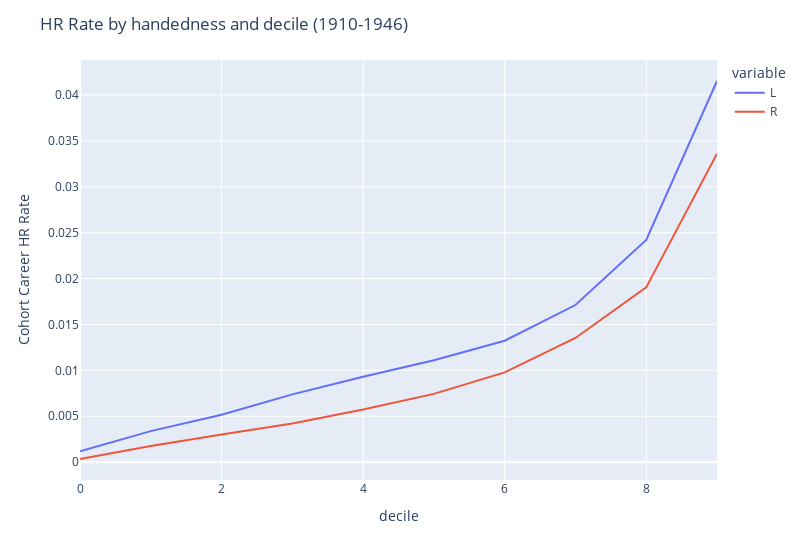
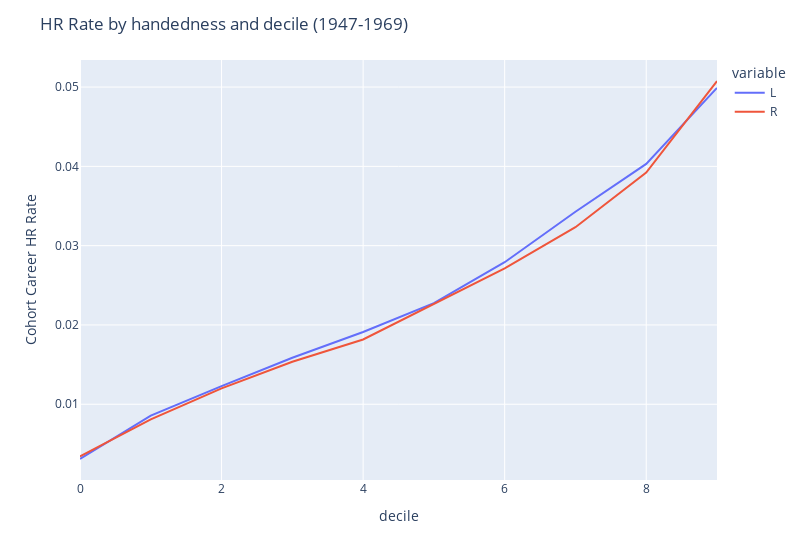

The code cell stored with these charts, in order, in its notebook:
### Code cell
for yrs in (range(1910, 1947), range(1947, 1970), range(1970, 2021)):
    comparison = compare_deciles(yrs)
    fig = px.line(comparison, labels={'value': f'Cohort Career {stat_name} Rate', 'index': 'decile'})
    fig.update_layout(width=800, title=f"{stat_name} Rate by handedness and decile ({yrs.start}-{yrs.stop-1})")
    fig.write_image(f'output/{stat_name}_rates_by_cohort_{yrs.start}-{yrs.stop-1}.png')
    fig.show()

### Figure 1 — Plotly figure (JSON) as saved in the notebook; plotly's stock layout.template omitted (floating-point values rounded to 4 significant figures)
{"data": [{"hovertemplate": "variable=L<br>decile=%{x}<br>Cohort Career HR Rate=%{y}<extra></extra>", "legendgroup": "L", "line": {"color": "#636efa", "dash": "solid"}, "mode": "lines", "name": "L", "orientation": "v", "showlegend": true, "type": "scatter", "x": [0, 1, 2, 3, 4, 5, 6, 7, 8, 9], "xaxis": "x", "y": [0.001186, 0.003381, 0.005173, 0.007385, 0.009303, 0.0111, 0.01323, 0.01712, 0.02422, 0.04153], "yaxis": "y"}, {"hovertemplate": "variable=R<br>decile=%{x}<br>Cohort Career HR Rate=%{y}<extra></extra>", "legendgroup": "R", "line": {"color": "#EF553B", "dash": "solid"}, "mode": "lines", "name": "R", "orientation": "v", "showlegend": true, "type": "scatter", "x": [0, 1, 2, 3, 4, 5, 6, 7, 8, 9], "xaxis": "x", "y": [0.0003447, 0.001755, 0.003006, 0.004214, 0.005735, 0.007442, 0.009776, 0.01353, 0.01905, 0.03361], "yaxis": "y"}], "layout": {"legend": {"title": {"text": "variable"}, "tracegroupgap": 0}, "margin": {"t": 60}, "title": {"text": "HR Rate by handedness and decile (1910-1946)"}, "width": 800, "xaxis": {"anchor": "y", "domain": [0, 1], "title": {"text": "decile"}}, "yaxis": {"anchor": "x", "domain": [0, 1], "title": {"text": "Cohort Career HR Rate"}}}}

### Figure 2 — Plotly figure (JSON) as saved in the notebook; plotly's stock layout.template omitted (floating-point values rounded to 4 significant figures)
{"data": [{"hovertemplate": "variable=L<br>decile=%{x}<br>Cohort Career HR Rate=%{y}<extra></extra>", "legendgroup": "L", "line": {"color": "#636efa", "dash": "solid"}, "mode": "lines", "name": "L", "orientation": "v", "showlegend": true, "type": "scatter", "x": [0, 1, 2, 3, 4, 5, 6, 7, 8, 9], "xaxis": "x", "y": [0.003097, 0.00857, 0.01228, 0.01587, 0.01911, 0.02274, 0.02791, 0.03428, 0.0403, 0.04989], "yaxis": "y"}, {"hovertemplate": "variable=R<br>decile=%{x}<br>Cohort Career HR Rate=%{y}<extra></extra>", "legendgroup": "R", "line": {"color": "#EF553B", "dash": "solid"}, "mode": "lines", "name": "R", "orientation": "v", "showlegend": true, "type": "scatter", "x": [0, 1, 2, 3, 4, 5, 6, 7, 8, 9], "xaxis": "x", "y": [0.003415, 0.008097, 0.012, 0.01536, 0.01817, 0.02262, 0.02715, 0.03232, 0.03922, 0.05076], "yaxis": "y"}], "layout": {"legend": {"title": {"text": "variable"}, "tracegroupgap": 0}, "margin": {"t": 60}, "title": {"text": "HR Rate by handedness and decile (1947-1969)"}, "width": 800, "xaxis": {"anchor": "y", "domain": [0, 1], "title": {"text": "decile"}}, "yaxis": {"anchor": "x", "domain": [0, 1], "title": {"text": "Cohort Career HR Rate"}}}}
